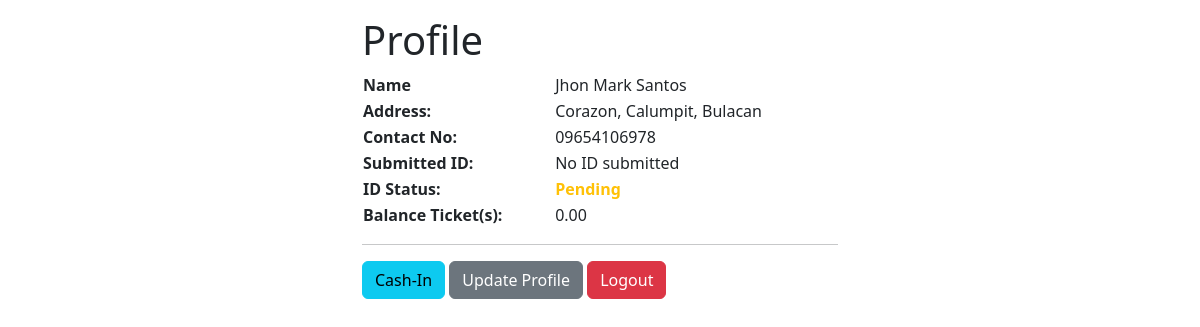
Screenshot of /user/profile.php (signed in) with the database file from the repository.
### tables this page shows
CREATE TABLE `users` (
  `user_id` int(11) NOT NULL,
  `user_type` varchar(10) DEFAULT NULL,
  `user_fname` varchar(255) NOT NULL,
  `user_mname` varchar(255) DEFAULT NULL,
  `user_lname` varchar(255) NOT NULL,
  `user_contact_no` char(13) DEFAULT NULL,
  `user_email` varchar(255) NOT NULL,
  `user_password` varchar(255) NOT NULL,
  `user_barangay` varchar(255) NOT NULL,
  `user_city` varchar(255) NOT NULL,
  `user_province` varchar(255) NOT NULL,
  `user_id_type` varchar(255) DEFAULT NULL,
  `user_id_number` varchar(255) DEFAULT NULL,
  `user_id_rejected` tinyint(1) NOT NULL,
  `user_id_confirmed_at` timestamp NULL DEFAULT NULL,
  `user_verified_at` timestamp NULL DEFAULT NULL,
  `user_created_at` timestamp NOT NULL DEFAULT current_timestamp(),
  `user_balance` float(9,2) NOT NULL
);

### includes/auth.php (called while the page is built)
<?php
if (isset($_SESSION['auth_id'])) {
    $id = $_SESSION['auth_id'];
} else {
    $_SESSION['bg'] =  "warning";
    $_SESSION['message'] = "Please login first!";
    header('Location: ' . $home . '/login.php');
    exit;
}

### user/profile.php (the view, shortened to what this page needs)
<?php
include '../includes/connection.php';
include_once '../includes/auth.php';
$sql = "SELECT * FROM users WHERE user_id=$id";
$result = $connection->query($sql);
if ($result->num_rows > 0) {
    while ($row = $result->fetch_assoc()) {
        $fname = $row['user_fname'];
        $mname = $row['user_mname'];
        $lname = $row['user_lname'];
        $contact_no = $row['user_contact_no'];
        $barangay = $row['user_barangay'];
        $city = $row['user_city'];
        $province = $row['user_province'];
        $id_type = $row['user_id_type'];
        $id_rejected = $row['user_id_rejected'];
        $id_confirmation = $row['user_id_confirmed_at'];
        $balance = $row['user_balance'];
    }
} else {
    $_SESSION['bg'] =  "warning";
    $_SESSION['message'] = "Profile not found!";
    header('Location: ' . $home . '/login.php');
    return;
}
?>
<!DOCTYPE html>
<html lang="en">
<head>
    <link href="https://cdn.jsdelivr.net/npm/bootstrap@5.2.3/dist/css/bootstrap.min.css" rel="stylesheet">
</head>
<body>
    <div class="container my-3 col-lg-5">
        <h1> Profile </h1>
        <table style="width:100%">
            <tr>
                <th> Name </th>
                <td> <?= $fname . ' ' . $mname . ' ' . $lname ?> </td>
            </tr>
            <tr>
                <th> Address: </th>
                <td> <?= $barangay . ', ' . $city . ', ' . $province ?> </td>
            </tr>
            <tr>
                <th> Contact No: </th>
                <td> <?= $contact_no == '' ? 'N/A' : $contact_no ?> </td>
            </tr>
            <tr>
                <th> Submitted ID: </th>
                <td> <?= $id_type == '' ? 'No ID submitted' : $id_type ?> </td>
            </tr>
            <tr>
                <th> ID Status: </th>
                <th class="<?= $id_rejected == 1 ? 'text-danger' : ($id_confirmation == null ? 'text-warning' : 'text-success') ?>"> <?= $id_rejected == 1 ? 'Rejected' : ($id_confirmation == null ? 'Pending' : 'Approved') ?> </th>
            </tr>
            <tr>
                <th> Balance Ticket(s): </th>
                <td> <?= $balance ?> </td>
            </tr>
        </table>
        <hr>
        <a href="wallet/cash_in.php" class="btn btn-info"> Cash-In </a>
        <a href="update.php" class="btn btn-secondary"> Update Profile </a>
        <a href="../config/logout.php" class="btn btn-danger"> Logout </a>
    </div>
</body>
</html>

### rows the page displays
users: user_fname "Jhon Mark", user_lname "Santos", user_barangay "Corazon", user_city "Calumpit", user_province "Bulacan", user_contact_no "09654106978", user_balance "0.00"
